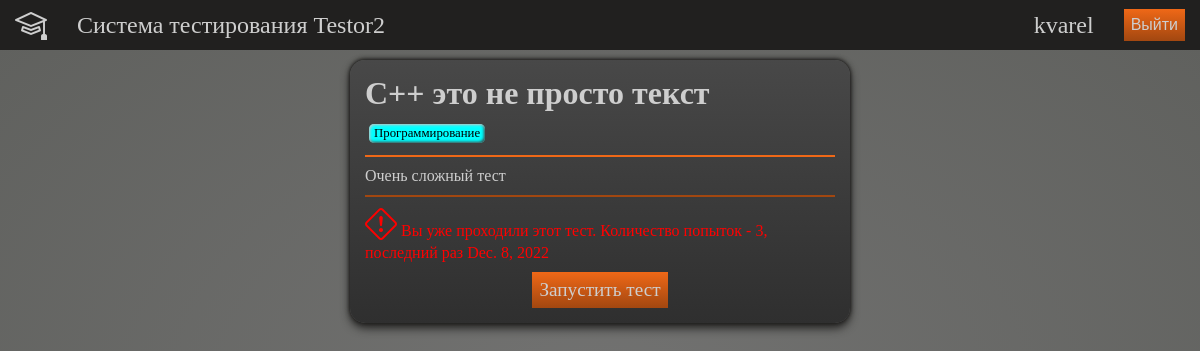
/test/2/detail/ (signed in), run on the app's committed database.
### core/models.py (models this page shows, shortened)
class TestModel(models.Model):
	title = models.CharField('Название теста', max_length=50)
	description = models.TextField('Описание теста', blank=True)
	groups = models.ManyToManyField(TestGroupModel, verbose_name='Принадлежность к группам')
	class Meta:
		verbose_name = 'Тест'
		verbose_name_plural = 'Тесты'

class TestGroupModel(models.Model):
	title = models.CharField('Название группы', max_length=50)
	description = models.TextField('Описание группы', blank=True)
	class Meta:
		verbose_name = 'Группа тестов'
		verbose_name_plural = 'Группы тестов'

class TestingModel(models.Model):
	user = models.ForeignKey(settings.AUTH_USER_MODEL, on_delete=models.CASCADE, verbose_name='Пользователь')
	test = models.ForeignKey(TestModel, on_delete=models.CASCADE, verbose_name='Тест')
	date = models.DateTimeField('Дата прохождения', auto_now_add=True)
	correct_answers = models.IntegerField('Количество правильных ответов', default=0)
	wrong_answers = models.IntegerField('Количество неправильных ответов', default=0)
	is_start = models.BooleanField('Тестирование начато', default=False)
	is_completed = models.BooleanField('Тестирование завершено', default=False)

### core/views.py (the view)
# urls.py: path('<int:pk>/detail/', TestDetailView.as_view(), name='test-detail'),
class TestDetailView(LoginRequiredMixin, generic.DetailView):
	model = TestModel
	template_name = 'core/test_detail.html'
	def get_context_data(self, **kwargs):
		ctx = super().get_context_data(**kwargs)
		attept = TestingModel.objects.filter(user=self.request.user, test=self.object)
		ctx['attept_last'] = attept.last()
		ctx['attept_count'] = attept.count()
		ctx['groups'] = self.object.groups.all()
		return ctx

### core/templates/core/test_detail.html (shortened to what this page needs)
{% extends 'core/base.html' %}
{% load static %}
{% block style_head %}
<link rel="stylesheet" href="{% static 'css/test-detail.css' %}">
{% endblock %}
{% block content_body %}
	<div class="card">
		<div class="container">
			<div class="title">{{ object.title }}</div>
			<div class="group-list">
				{% for group in groups %}
					<div class="group-item">
						<div class="group-item__name">{{ group.title }}</div>
					</div>
				{% endfor %}
			</div>
			<div class="description">{{ object.description }}</div>
			<div class="history">
				{% if attept_count %}
					<span><i class="bi bi-exclamation-diamond"></i></span> Вы уже проходили этот тест. Количество попыток - {{ attept_count }}, последний раз {{ attept_last.date|date }}
				{% endif %}
			</div>
			<a class="run-test" href="{% url 'test-start' pk=object.pk %}">
				Запустить тест
			</a>
		</div>
	</div>
{% endblock %}

### core/templates/core/base.html (shortened to what this page needs)
{% load static %}
<!DOCTYPE html>
<html lang="en">
<head>
	<link rel="stylesheet" href="{% static 'css/base.css' %}">
	<link rel="stylesheet" href="https://cdn.jsdelivr.net/npm/bootstrap-icons@1.10.2/font/bootstrap-icons.css">
	{% block style_head %}{% endblock %}
</head>
<body>
	<div class="nav">
		<div class="brand"><a href="{% url 'test-list' %}"><i class="bi bi-mortarboard"></i></a></div>
		<div class="name">Система тестирования Testor2</div>
		<div class="user">{{ user.username }}</div>
		<form method="post" action="{% url 'logout' %}">
			<button type="submit">Выйти</button>
		</form>
	</div>
	{% block content_body %}{% endblock %}
</body>
</html>

### core/static/css/base.css (style rules this page uses)
:root { --white: #cecece; --gray1: #727271; --gray2: #5f605d; --gray3: #484848; --gray4: #2f2f2f; --black: #21201f; --orange: #ef6817; --orange-light: #e0966a; --orange-dark: #a24710; --box-background: linear-gradient(to top, var(--gray4), var(--gray3)); --box-hover-background: linear-gradient(to top, var(--black), var(--gray4)); --box-shadow: 0 -1px 5px var(--black), 0 0 3px var(--black), 0 5px 10px var(--black); --button-background: linear-gradient(to top, var(--orange-dark), var(--orange)); --button-hover-background: linear-gradient(to top, var(--orange), var(--orange-light)); }
* { box-sizing: border-box; margin: 0; padding: 0; }
body { min-height: 100vh; background: radial-gradient(var(--gray1), var(--gray2)); }
.nav { position: relative; height: 50px; display: flex; align-items: center; justify-content: center; background: var(--black); z-index: 999; }
.nav .brand { position: relative; margin: 0 15px; }
.nav .brand a { font-size: 2em; color: var(--white); text-decoration: none; }
.nav .name { position: relative; font-size: 1.5em; color: var(--white); margin: 0 15px; cursor: default; }
.nav .user { position: relative; font-size: 1.5em; color: var(--white); margin: 0 15px; }
.nav form button { position: relative; font-size: 1em; padding: 7px; color: var(--white); margin: 0 15px; background: var(--button-background); border: none; }
.nav form button::before { content: 'Не делайте этого! Это опасно!'; position: absolute; top: 140%; right: 15%; width: 200px; height: 50px; border-radius: 15px; padding: 10px; background: var(--black); font-size: 1.3em; visibility: hidden; opacity: 0; transition: 0.5s; }

### core/static/css/test-detail.css (style rules this page uses)
.card { position: relative; display: flex; width: 100%; justify-content: center; }
.container { position: relative; display: grid; grid-gap: 10px; width: 500px; background: var(--box-background); box-shadow: var(--box-shadow); border-radius: 15px; padding: 15px; margin: 10px; }
.container .title { color: var(--white); font-size: 2em; font-weight: bold; }
.container .group-list { position: relative; display: flex; flex-wrap: wrap; }
.container .group-item { position: relative; display: flex; align-items: center; justify-content: center; border-radius: 5px; padding: 2px 5px; margin: 2px 4px; font-size: 0.8em; cursor: default; box-shadow: inset 1px 1px 3px var(--white), inset -1px -1px 3px var(--gray4); }
.container .group-item:nth-child(odd) { background: aqua; }
.description { font-size: 1em; color: var(--white); text-align: justify; padding: 10px 0; border-bottom: 2px solid var(--orange-dark); border-top: 2px solid var(--orange); }
.history { color: red; }
.history span { font-size: 2em; }
.run-test { justify-self: center; font-size: 1.2em; padding: 7px; text-decoration: none; color: var(--white); margin: 0 15px; background: var(--button-background); border: none; }

### data on the page
TestModel: title "С++ это не просто текст", description "Очень сложный тест"
TestGroupModel: title "Программирование"
TestingModel: date "Dec. 8, 2022"

### other printed values
{{ user.username }} "kvarel"
{{ attept_count }} "3"
